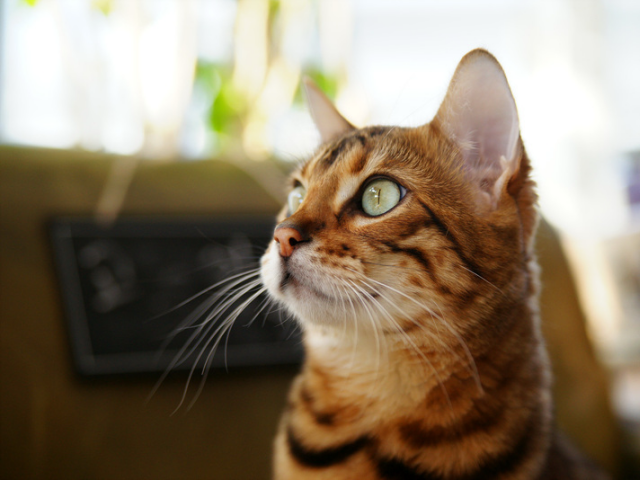
#> input picture Chap5/cat.bmp, 640 x 480 px
$ python pyramid.py
#> lines starting #> are read from the running program, lines starting #| are printed output that depends on the picture; after the words box and inside, x2 and y2 are one past the last pixel; in counts of white or black regions, pixels touching at a corner belong together
import cv2

src = cv2.imread('cat.bmp')
#> src is the input picture: shape (480, 640, 3); mean B, G, R 104.5, 125.6, 140.8
cpy = src.copy()
cv2.rectangle(cpy, (250,120,200,200), (0,0,255),2)
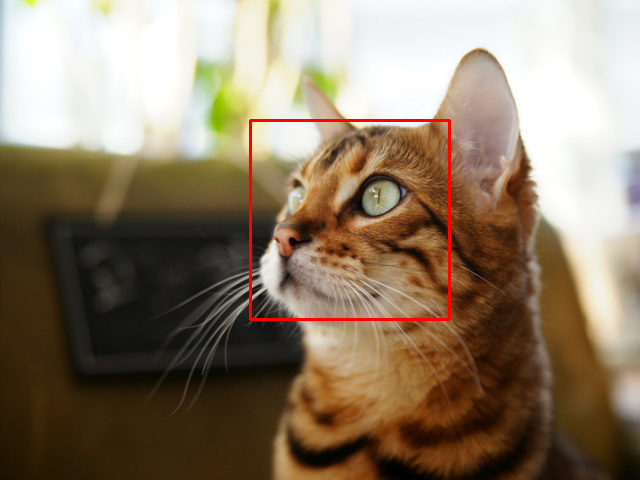
#> cpy: shape (480, 640, 3); 0.78% of pixels changed, all inside (x1, y1, x2, y2) = (249, 119, 451, 321)
cv2.imshow('src', cpy)
cv2.waitKey()

for i in range(1,4):
    cpy = cv2.pyrDown(cpy)
    cv2.rectangle(cpy, (250,120,200,200), (0,0,255), 2, shift=i)
    cv2.imshow('cpy', cpy)
    cv2.waitKey()
#> this loop made 3 passes
#> pass 1, `cpy = cv2.pyrDown(cpy)`:
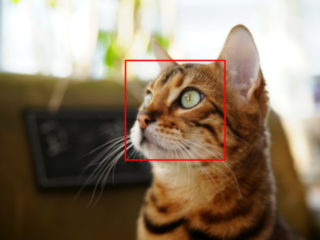
#> cpy: shape (240, 320, 3); mean B, G, R 103.9, 124.8, 141.7
#> pass 1, `cv2.imshow('cpy', cpy)`:
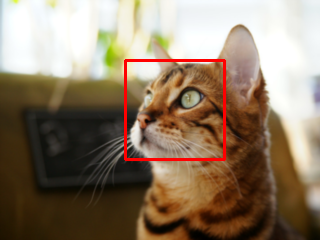
#> window 'cpy': shape (240, 320, 3); mean B, G, R 103.1, 123.8, 142.5
#> pass 2, `cpy = cv2.pyrDown(cpy)`:
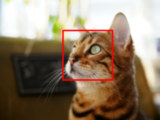
#> cpy: shape (120, 160, 3); mean B, G, R 103.4, 124.1, 142.8
#> pass 2, `cv2.imshow('cpy', cpy)`:
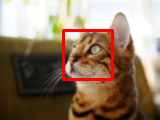
#> window 'cpy': shape (120, 160, 3); mean B, G, R 101.8, 122.1, 144.4
#> after the loop:
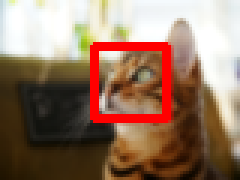
#> cpy: shape (60, 80, 3) (shown 3 times larger); mean B, G, R 99.3, 118.8, 148.2

cv2.destroyAllWindows()

$ run again, with Chap5/rose.bmp copied over Chap5/cat.bmp
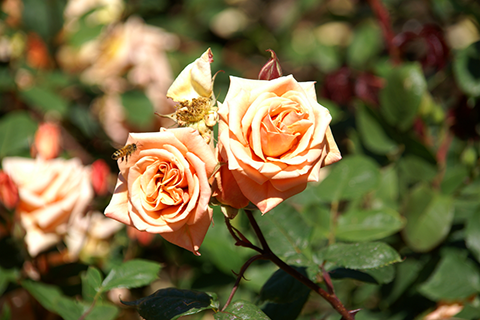
#> input picture Chap5/rose.bmp, 480 x 320 px
#> src is the input picture: shape (320, 480, 3); mean B, G, R 63.1, 103.6, 116.2
#> `cv2.rectangle(cpy, (250,120,200,200), (0,0,255),2)`:
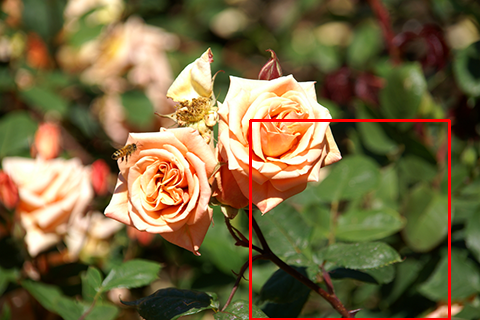
#> cpy: shape (320, 480, 3); 1.42% of pixels changed, all inside (x1, y1, x2, y2) = (249, 119, 451, 320)
#> after the loop `for i in range(1,4):`:
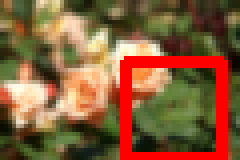
#> cpy: shape (40, 60, 3) (shown 4 times larger); mean B, G, R 57.5, 93.5, 133.8

$ run again, with Chap5/tekapo.bmp copied over Chap5/cat.bmp
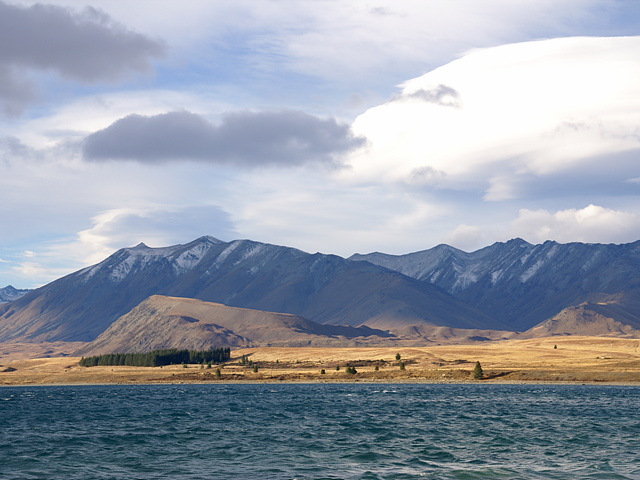
#> input picture Chap5/tekapo.bmp, 640 x 480 px
#> src is the input picture: shape (480, 640, 3); mean B, G, R 169.8, 157.4, 149.7
#> `cv2.rectangle(cpy, (250,120,200,200), (0,0,255),2)`:
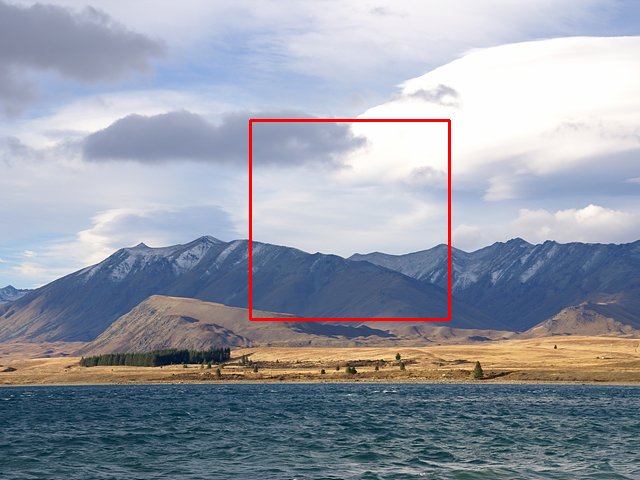
#> cpy: shape (480, 640, 3); 0.78% of pixels changed, all inside (x1, y1, x2, y2) = (249, 119, 451, 321)
#> after the loop `for i in range(1,4):`:
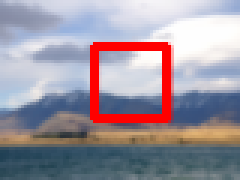
#> cpy: shape (60, 80, 3) (shown 3 times larger); mean B, G, R 159.5, 148.2, 157

$ run again, with Chap5/namecard.jpg saved as Chap5/cat.bmp
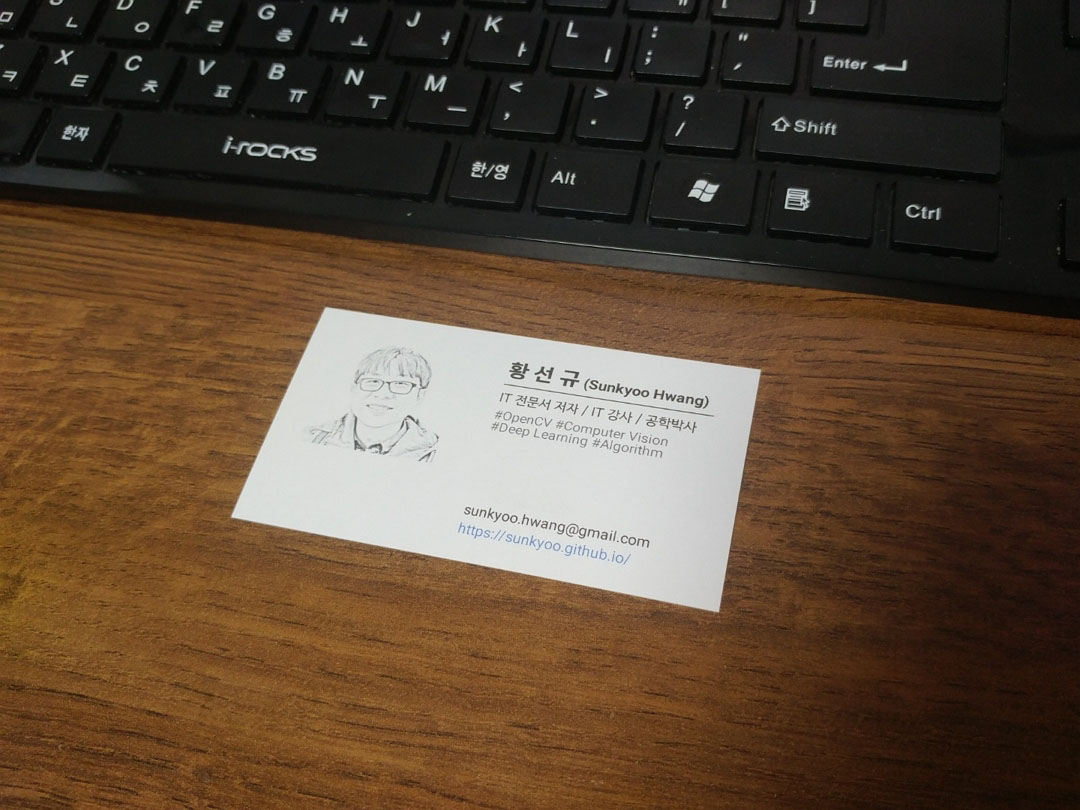
#> input picture Chap5/namecard.jpg, 1080 x 810 px
#> src is the input picture: shape (810, 1080, 3); mean B, G, R 53.2, 71.1, 90.7
#> `cv2.rectangle(cpy, (250,120,200,200), (0,0,255),2)`:
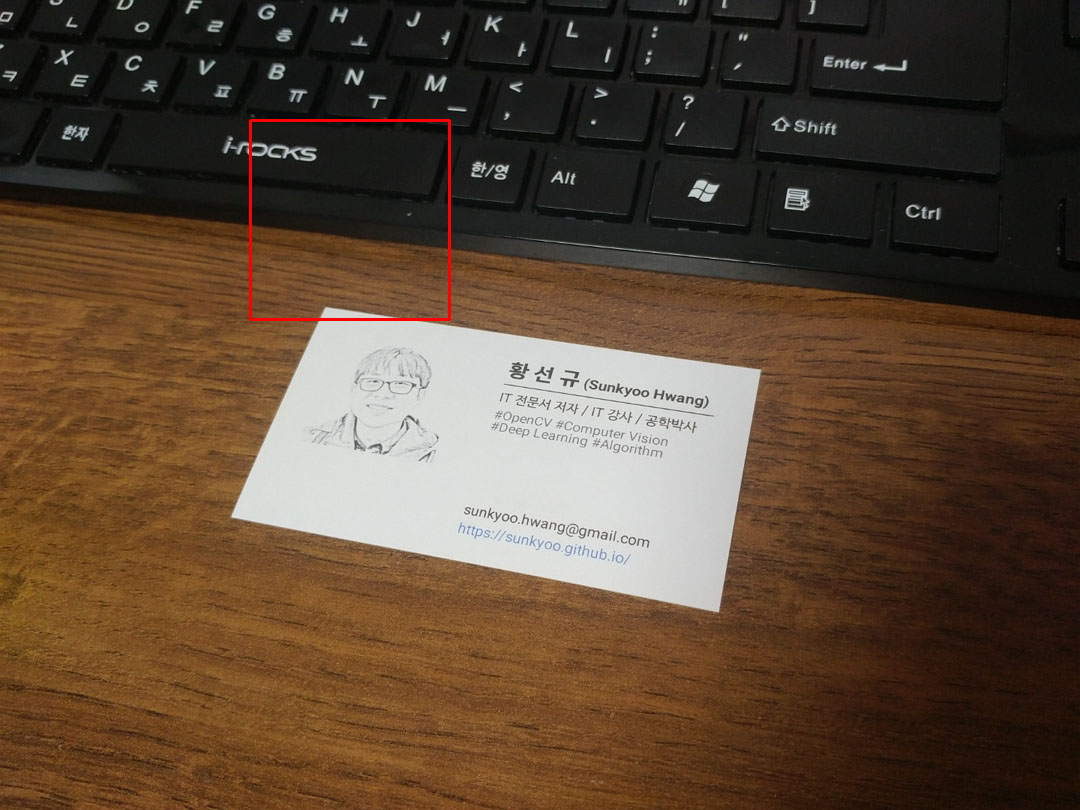
#> cpy: shape (810, 1080, 3); 0.27% of pixels changed, all inside (x1, y1, x2, y2) = (249, 119, 451, 321)
#> after the loop `for i in range(1,4):`:
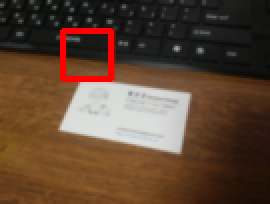
#> cpy: shape (102, 135, 3) (shown 2 times larger); mean B, G, R 52.1, 69.8, 94.5
